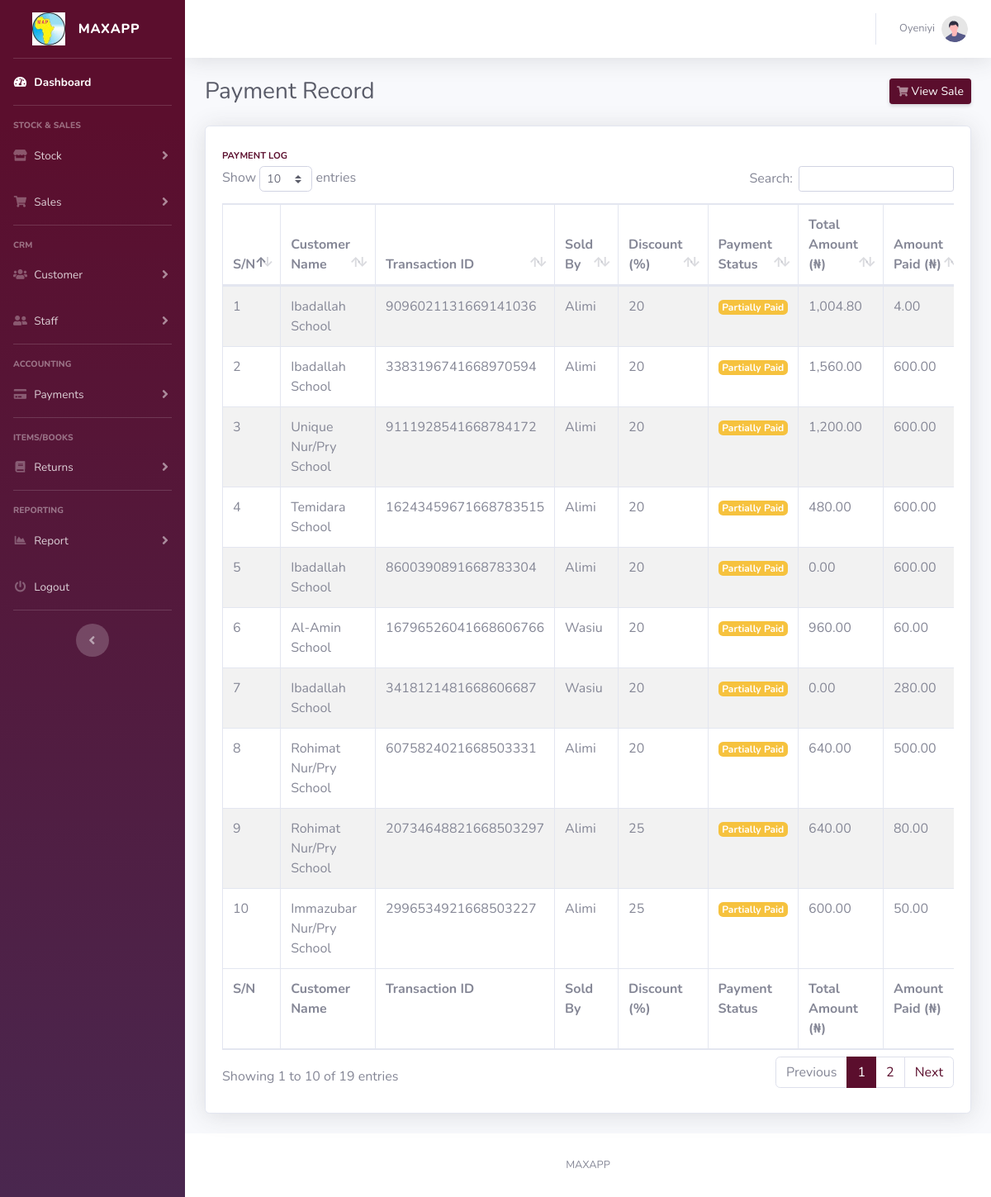
/payrecord.php (signed in), run on the app's committed database.
### tables this page shows
CREATE TABLE `transactions_table` (
  `tr_id` bigint(20) NOT NULL,
  `transaction_no` varchar(100) NOT NULL,
  `invoice_no` varchar(100) NOT NULL,
  `customer` bigint(20) NOT NULL,
  `sold_by` varchar(200) NOT NULL,
  `discount` float NOT NULL,
  `amount_due` decimal(15,2) NOT NULL,
  `amount_paid` decimal(15,2) NOT NULL,
  `paytype` varchar(50) NOT NULL,
  `paymtd` varchar(50) NOT NULL,
  `transaction_date` datetime NOT NULL DEFAULT current_timestamp()
);

CREATE TABLE `customers_table` (
  `customer_id` bigint(20) NOT NULL,
  `customer_category` varchar(100) NOT NULL,
  `customer_name` varchar(1000) NOT NULL,
  `customer_mobile` varchar(50) NOT NULL,
  `customer_address` varchar(1000) NOT NULL,
  `customer_email` varchar(1000) DEFAULT NULL,
  `reg_date` datetime NOT NULL DEFAULT current_timestamp()
);

### classes/DataConnect.class.php (called while the page is built, shortened)
<?php
    class DataConnect{
        protected function connect(){
            $this->servername = "localhost";
            $this->username = "root";
            $this->password = "";
            $this->dbname = "maxventory";
            $datasourcename = 'mysql:host='.$this->servername.';dbname='.$this->dbname;
            $konet = new PDO($datasourcename, $this->username, $this->password);
            $konet->setAttribute(PDO::ATTR_DEFAULT_FETCH_MODE, PDO::FETCH_ASSOC);
            $konet->setAttribute(PDO::ATTR_ERRMODE, PDO::ERRMODE_EXCEPTION);
            return $konet;
        }
    }

### classes/SaleModel.class.php (called while the page is built, shortened)
<?php
    class SaleModel extends DataConnect{
        protected function payRecord(){
            try{
                $getSale = "SELECT * FROM transactions_table WHERE paytype != 'Full Payment' ORDER BY tr_id DESC";
                $saleStmt = $this->connect()->query($getSale);
                $results = $saleStmt->fetchAll();
                if($results){
                    return $results;
                }else{
                    print_r($saleStmt->errorInfo());
                }
            }catch (PDOException $ex)
            {
                $ex->getMessage();
            }
        }
    }

### classes/SaleController.class.php (called while the page is built, shortened)
<?php
    class SaleController extends SaleModel{
        public function showPayRecord(){
             $psale = $this->payRecord();
        }
    }

### classes/CustomerModel.class.php (called while the page is built, shortened)
<?php
    class CustomerModel extends DataConnect{
        protected function getSingleCustomer($custid){
            try{
                $getOneCust = "SELECT * FROM customers_table WHERE customer_id=? ";
                $custStmt = $this->connect()->prepare($getOneCust);
                $custStmt->execute([$custid]);
                $results = $custStmt->fetchAll();
                if($results){
                    return $results;
                }else{
                    print_r($custStmt->errorInfo());
                }
            }
            catch (PDOException $ex)
            {
                $ex->getMessage();
            }
        }
    }

### classes/CustomerController.class.php (called while the page is built, shortened)
<?php
    class CustomerController extends CustomerModel{
        public function customerDetails($custid){
             $singleCust = $this->getSingleCustomer($custid);
         }
    }

### payrecord.php (the view, shortened to what this page needs)
<!DOCTYPE html>
<html lang="en">
<head>
    <?php $pageTitle = "Payment Record"; ?>
    <?php include('partial/header.part.php') ?>
    <link href="vendor/datatables/dataTables.bootstrap4.min.css" rel="stylesheet">
</head>
<body id="page-top">
    <div id="wrapper">
        <?php include('partial/navbar.part.php') ?>
        <div id="content-wrapper" class="d-flex flex-column">
            <div id="content">
                <nav class="navbar navbar-expand navbar-light bg-white topbar mb-4 static-top shadow">
                    <?php include('partial/topbar.part.php') ?>
                </nav>
                <div class="container-fluid">
                    <div class="d-sm-flex align-items-center justify-content-between mb-4">
                        <h1 class="h3 mb-0 text-gray-800"><?=$pageTitle ?></h1>
                        <a href="recentsale" class="d-none d-sm-inline-block btn btn-sm btn-primary shadow-sm"><i
                                class="fas fa-shopping-cart fa-sm text-white-50"></i> View Sale</a>
                    </div>
                    <div class="row">
                        <?php $gatSale = new SaleController(); $gatSale->showPayRecord(); $getName =  new CustomerController();  ?>
                        <div class="col-xl-12 col-md-12 mb-4">
                            <div class="card shadow h-100 py-2">
                                <div class="card-body">
                                    <div class="row no-gutters align-items-center">
                                        <div class="col mr-2">
                                            <div class="text-xs font-weight-bold text-primary text-uppercase mb-1">
                                                Payment Log</div>
                                                <div class="table-responsive">
                                                    <table class="table table-bordered table-striped" id="dataTable" width="100%" cellspacing="0">
                                                        <thead>
                                                            <tr>
                                                                <th>S/N</th>
                                                                <th>Customer Name</th>
                                                                <th>Transaction ID</th>
                                                                <th>Sold By</th>
                                                                <th>Discount (%)</th>
                                                                <th>Payment Status</th>
                                                                <th>Total Amount (&#8358;)</th>
                                                                <th>Amount Paid (&#8358;)</th>
                                                            </tr>
                                                        </thead>
                                                        <tfoot>
                                                            <tr>
                                                                <th>S/N</th>
                                                                <th>Customer Name</th>
                                                                <th>Transaction ID</th>
                                                                <th>Sold By</th>
                                                                <th>Discount (%)</th>
                                                                <th>Payment Status</th>
                                                                <th>Total Amount (&#8358;)</th>
                                                                <th>Amount Paid (&#8358;)</th>
                                                            </tr>
                                                        </tfoot>
                                                        <tbody>
                                                            <?php $sn=0; foreach ($psale as $asale) { $sn++;
                                                                $paystatus = $asale['paytype'];
                                                                if($paystatus == "Full Payment"){$paystatus = '<span class="badge badge-success">Fully Paid</span>';}
                                                                else if($paystatus == "Part Payment"){$paystatus = '<span class="badge badge-warning">Partially Paid</span>';}
                                                                else {$paystatus = '<span class="badge badge-danger">Not Paid</span>';}
                                                            ?>
                                                            <tr>
                                                                <td><?=$sn ?></td>
                                                                <td><?php $getName->customerDetails($asale['customer']); foreach ($singleCust as $cust){echo $cust['customer_name'];} ?></td>
                                                                <td><?=$asale['transaction_no'] ?></td>
                                                                <td><?=$asale['sold_by'] ?></td>
                                                                <td><?=$asale['discount'] ?></td>
                                                                <td><?=$paystatus ?></td>
                                                                <td><?= number_format($asale['amount_due'],2) ?></td>
                                                                <td><?=number_format($asale['amount_paid'],2) ?></td>
                                                            </tr>
                                                            <?php } ?>
                                                        </tbody>
                                                    </table>
                                                </div>
                                        </div>
                                    </div>
                                </div>
                            </div>
                        </div>
                    </div>
                </div>
            </div>
            <footer class="sticky-footer bg-white">
                <div class="container my-auto">
                    <div class="copyright text-center my-auto">
                        <span>MAXAPP</span>
                    </div>
                </div>
            </footer>
        </div>
    </div>
</body>
</html>

### data on the page
transactions_table: transaction_no "9096021131669141036", sold_by "Alimi", discount "20", paytype "Partially Paid", amount_due "1,004.80", amount_paid "4.00"
customers_table: customer_name "Ibadallah School"
transactions_table: transaction_no "3383196741668970594", sold_by "Alimi", discount "20", paytype "Partially Paid", amount_due "1,560.00", amount_paid "600.00"
transactions_table: transaction_no "9111928541668784172", sold_by "Alimi", discount "20", paytype "Partially Paid", amount_due "1,200.00", amount_paid "600.00"
customers_table: customer_name "Unique Nur/Pry School"
transactions_table: transaction_no "16243459671668783515", sold_by "Alimi", discount "20", paytype "Partially Paid", amount_due "480.00", amount_paid "600.00"
customers_table: customer_name "Temidara School"
transactions_table: transaction_no "8600390891668783304", sold_by "Alimi", discount "20", paytype "Partially Paid", amount_due "0.00", amount_paid "600.00"
transactions_table: transaction_no "16796526041668606766", sold_by "Wasiu", discount "20", paytype "Partially Paid", amount_due "960.00", amount_paid "60.00"
customers_table: customer_name "Al-Amin School"
transactions_table: transaction_no "3418121481668606687", sold_by "Wasiu", discount "20", paytype "Partially Paid", amount_due "0.00", amount_paid "280.00"
transactions_table: transaction_no "6075824021668503331", sold_by "Alimi", discount "20", paytype "Partially Paid", amount_due "640.00", amount_paid "500.00"
customers_table: customer_name "Rohimat Nur/Pry School"
transactions_table: transaction_no "20734648821668503297", sold_by "Alimi", discount "25", paytype "Partially Paid", amount_due "640.00", amount_paid "80.00"
transactions_table: transaction_no "2996534921668503227", sold_by "Alimi", discount "25", paytype "Partially Paid", amount_due "600.00", amount_paid "50.00"
customers_table: customer_name "Immazubar Nur/Pry School"

### other printed values
$_SESSION['userfname'] "Oyeniyi"
$pageTitle "Payment Record"
